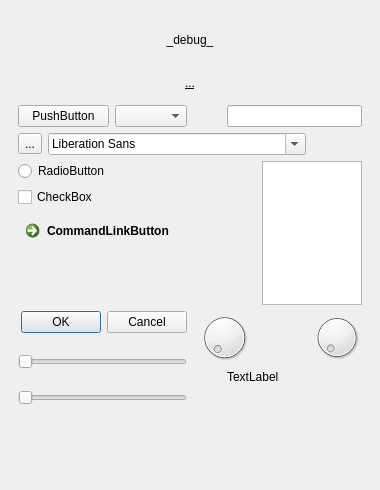
<?xml version="1.0" encoding="UTF-8"?>
<ui version="4.0">
 <class>debugWindow</class>
 <widget class="QMainWindow" name="debugWindow">
  <property name="geometry">
   <rect>
    <x>0</x>
    <y>0</y>
    <width>380</width>
    <height>490</height>
   </rect>
  </property>
  <property name="windowTitle">
   <string>debugWindow</string>
  </property>
  <widget class="QWidget" name="centralwidget">
   <layout class="QVBoxLayout" name="verticalLayout">
    <item>
     <widget class="QLabel" name="lbl_header_main">
      <property name="minimumSize">
       <size>
        <width>361</width>
        <height>61</height>
       </size>
      </property>
      <property name="text">
       <string>_debug_</string>
      </property>
      <property name="alignment">
       <set>Qt::AlignCenter</set>
      </property>
     </widget>
    </item>
    <item>
     <widget class="QLabel" name="lbl_console">
      <property name="font">
       <font>
        <underline>true</underline>
       </font>
      </property>
      <property name="text">
       <string>...</string>
      </property>
      <property name="alignment">
       <set>Qt::AlignCenter</set>
      </property>
      <property name="wordWrap">
       <bool>true</bool>
      </property>
     </widget>
    </item>
    <item>
     <widget class="QStackedWidget" name="stackedWidget">
      <widget class="QWidget" name="page">
       <layout class="QGridLayout" name="gridLayout">
        <item row="0" column="0" colspan="2">
         <widget class="QPushButton" name="pushButton">
          <property name="text">
           <string>PushButton</string>
          </property>
         </widget>
        </item>
        <item row="0" column="2">
         <widget class="QComboBox" name="comboBox"/>
        </item>
        <item row="0" column="4" colspan="3">
         <widget class="QLineEdit" name="lineEdit"/>
        </item>
        <item row="1" column="0">
         <widget class="QToolButton" name="toolButton">
          <property name="text">
           <string>...</string>
          </property>
         </widget>
        </item>
        <item row="1" column="1" colspan="5">
         <widget class="QFontComboBox" name="fontComboBox"/>
        </item>
        <item row="2" column="0" colspan="2">
         <widget class="QRadioButton" name="radioButton">
          <property name="text">
           <string>RadioButton</string>
          </property>
         </widget>
        </item>
        <item row="2" column="5" rowspan="3" colspan="2">
         <widget class="QTextEdit" name="textEdit"/>
        </item>
        <item row="3" column="0" colspan="2">
         <widget class="QCheckBox" name="checkBox">
          <property name="text">
           <string>CheckBox</string>
          </property>
         </widget>
        </item>
        <item row="4" column="0" colspan="4">
         <widget class="QCommandLinkButton" name="commandLinkButton">
          <property name="text">
           <string>CommandLinkButton</string>
          </property>
         </widget>
        </item>
        <item row="5" column="0" colspan="3">
         <widget class="QDialogButtonBox" name="buttonBox">
          <property name="standardButtons">
           <set>QDialogButtonBox::Cancel|QDialogButtonBox::Ok</set>
          </property>
         </widget>
        </item>
        <item row="5" column="3" rowspan="2" colspan="2">
         <widget class="QDial" name="dial"/>
        </item>
        <item row="5" column="6" rowspan="2">
         <widget class="QDial" name="dial_2"/>
        </item>
        <item row="6" column="0" rowspan="2" colspan="3">
         <widget class="QSlider" name="horizontalSlider">
          <property name="orientation">
           <enum>Qt::Horizontal</enum>
          </property>
         </widget>
        </item>
        <item row="7" column="4" colspan="2">
         <widget class="QLabel" name="label">
          <property name="text">
           <string>TextLabel</string>
          </property>
         </widget>
        </item>
        <item row="8" column="0" colspan="3">
         <widget class="QSlider" name="horizontalSlider_2">
          <property name="orientation">
           <enum>Qt::Horizontal</enum>
          </property>
         </widget>
        </item>
       </layout>
      </widget>
      <widget class="QWidget" name="page_2"/>
     </widget>
    </item>
    <item>
     <widget class="QPushButton" name="bttn_backfooter">
      <property name="minimumSize">
       <size>
        <width>361</width>
        <height>61</height>
       </size>
      </property>
      <property name="styleSheet">
       <string notr="true">padding: 0;
border: none;</string>
      </property>
      <property name="text">
       <string/>
      </property>
      <property name="flat">
       <bool>true</bool>
      </property>
     </widget>
    </item>
   </layout>
  </widget>
 </widget>
 <resources/>
 <connections/>
</ui>
